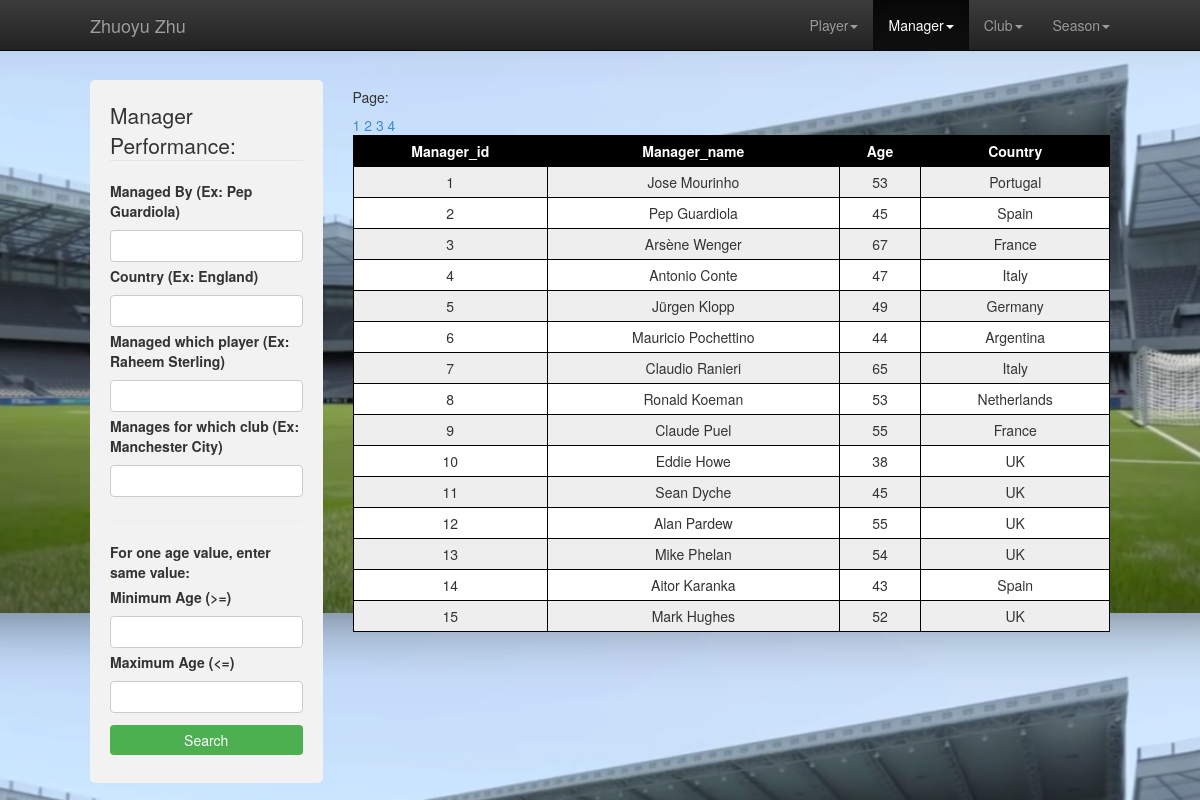
The page /web/managerPerf.php on the database its author committed.
### tables this page shows
create table manager
(
manager_id int not null,
manager_name varchar(50) not null,
age int not null,
country varchar(50) not null,
PRIMARY KEY (manager_id)
);

### web/managerPerf.php (the view, shortened to what this page needs)
<!DOCTYPE html>
<html>
  <head>
    <link href="css/bootstrap.min.css" rel="stylesheet" media="screen">
    <link href="css/bootstrap-theme.css" rel="stylesheet" media="screen">
    <link href="css/my-styles.css" rel="stylesheet" media="screen">
    <link rel="stylesheet" type="text/css" href="css/style-responsive.css" />
  </head>
  <body>
    <div class="navbar navbar-inverse navbar-fixed-top">
      <div class="container">
        <div class="navbar-header">
        <a class="navbar-brand text-muted" href="Final.html">Zhuoyu Zhu</a>
        </div>
        <div class="collapse navbar-collapse">
          <ul class="nav navbar-nav navbar-right">
            <li class="dropdown">
              <a data-toggle="dropdown" data-target="player.html">Player<b class="caret"></b></a>
            </li>
            <li class="active dropdown">
              <a data-toggle="dropdown" data-target="manager.html">Manager<b class="caret"></b></a>
            </li>
            <li class="dropdown">
              <a data-toggle="dropdown" data-target="club.html">Club<b class="caret"></b></a>
            </li>
            <li class="dropdown">
              <a data-toggle="dropdown" data-target="match.html">Season<b class="caret"></b></a>
            </li>
          </ul>
        </div>
      </div>
    </div>
    <div class="container documentationbar">
      <div class="row row-offcanvas row-offcanvas-right">
        <div class="col-xs-2 col-sm-3 sidebar-offcanvas" id="sidebar" role="navigation">
          <div class="query">
            <form method= "get" action="">
              <fieldset>
                <legend>Manager Performance:</legend>
                <label for="lmanagername">Managed By (Ex: Pep Guardiola)</label>
                <input type="text" id="managername" name="managername" value="<?php echo htmlspecialchars($_GET['managername']);?>">
                <label for="lcountry">Country (Ex: England)</label>
                <input type="text" id="countryname" name="managercountry" value="<?php echo htmlspecialchars($_GET['managercountry']);?>">
                <label for="lmanagername">Managed which player (Ex: Raheem Sterling)</label>
                <input type="text" id="playername" name="playername" value="<?php echo htmlspecialchars($_GET['playername']);?>">
                <label for="lclubname">Manages for which club (Ex: Manchester City)</label>
                <input type="text" id="clubname" name="clubname" value="<?php echo htmlspecialchars($_GET['clubname']);?>"><hr>
                <label for="lage">For one age value, enter same value:</label>
                <label for="lminage">Minimum Age (>=)</label>
                <input type="text" id="lminage" name="managerminage" value="<?php echo htmlspecialchars($_GET['managerminage']);?>">
                <label for="lmaxage">Maximum Age (<=)</label>
                <input type="text" id="lmax" name="managermaxage" value="<?php echo htmlspecialchars($_GET['managermaxage']);?>">
                <input type="submit" value="Search">
              </fieldset>
            </form>
          </div>
        </div>
        <div class="col-xs-12 col-lg-9">
          <div class="row">
            <div class="col-xs-12 col-lg-12">
              <form method="get" action="">
                <h5>Page: </h5>
                <table id="t01">
                  <tr>
                    <th>Manager_id</th>
                    <th>Manager_name</th>
                    <th>Age</th>
                    <th>Country</th>
                  </tr>
                <?php
                $page=$_GET["page"];
                if ($page=="" || $page=="1") {
                  $page1 = 0;
                } else {
                  $page1 = ($page*15)-15;
                }
                $condition=$_GET["cc"];
                $query = "SELECT distinct m.manager_id, m.manager_name, m.age, m.country FROM manager m
                          inner join managerplayer mp on m.manager_id = mp.manager_id
                          inner join player p on p.player_id = mp.player_id
                          inner join playerclub pc on p.player_id = pc.player_id
                          inner join club c on c.club_id = pc.club_id ".$condition." limit $page1, 15";
                $result = mysqli_query($dbcon, $query)
                  or die('Query failed: ' . mysqli_error($dbcon));
                while ($tuple = mysqli_fetch_assoc($result)) {
                  print '<tr><td>'.$tuple['manager_id'].'</td>
                  <td>'.$tuple['manager_name'].'</td>
                  <td>'.$tuple['age'].'</td>
                  <td>'.$tuple['country'].'</td></tr>';
                }
                $query1 = "SELECT distinct m.manager_id, m.manager_name, m.age, m.country FROM manager m
                          inner join managerplayer mp on m.manager_id = mp.manager_id
                          inner join player p on p.player_id = mp.player_id
                          inner join playerclub pc on p.player_id = pc.player_id
                          inner join club c on c.club_id = pc.club_id ".$condition;
                $result1 = mysqli_query($dbcon, $query1)
                  or die('Query failed: ' . mysqli_error($dbcon));
                $total = 0;
                while ($tuple = mysqli_fetch_assoc($result1)) {
                  $total += 1;
                }
                $p = $total/15;
                $p = ceil($p);
                for ($b=1;$b<=$p;$b++) {
                  ?><a href="manager.php?page=<?php echo $b; ?>&cc=<?php echo $condition; ?>"><?php echo $b." "; ?></a><?php
                }
                echo "<br>";
                ?>
                </table>
                <br>
                <br>
              </form>
            </div>
          </div>
        </div>
      </div>
    </div>
  </body>
</html>

### web/css/my-styles.css (style rules this page uses)
input[type=text], select { width: 100%; padding: 5px 10px; margin: 4px 0; display: inline-block; border: 1px solid #ccc; border-radius: 4px; box-sizing: border-box; }
input[type=submit] { width: 100%; background-color: #4CAF50; color: white; padding: 5px 10px; margin: 8px 0; border: none; border-radius: 4px; cursor: pointer; }
.query { border-radius: 5px; background-color: #f2f2f2; padding: 20px; }
body { padding-top: 50px; background-image: url("homepage.png") !important; }
.container { max-width: 1050px; }
.documentationbar { margin-top: 30px; }
hr { size: 20; background-color: black; }

### web/managerPerf.php (style rules this page uses)
table { width:100%; }
table, th, td { border: 1px solid black; border-collapse: collapse; }
th, td { padding: 5px; text-align: center; }
table#t01 tr:nth-child(even) { background-color: #eee; }
table#t01 tr:nth-child(odd) { background-color:#fff; }
table#t01 th { background-color: black; color: white; }

### rows shown on the page
manager: manager_id "1", manager_name "Jose Mourinho", age "53", country "Portugal"
manager: manager_id "2", manager_name "Pep Guardiola", age "45", country "Spain"
manager: manager_id "3", manager_name "Arsène Wenger", age "67", country "France"
manager: manager_id "4", manager_name "Antonio Conte", age "47", country "Italy"
manager: manager_id "5", manager_name "Jürgen Klopp", age "49", country "Germany"
manager: manager_id "6", manager_name "Mauricio Pochettino", age "44", country "Argentina"
manager: manager_id "7", manager_name "Claudio Ranieri", age "65", country "Italy"
manager: manager_id "8", manager_name "Ronald Koeman", age "53", country "Netherlands"
manager: manager_id "9", manager_name "Claude Puel", age "55", country "France"
manager: manager_id "10", manager_name "Eddie Howe", age "38", country "UK"
manager: manager_id "11", manager_name "Sean Dyche", age "45", country "UK"
manager: manager_id "12", manager_name "Alan Pardew", age "55", country "UK"
manager: manager_id "13", manager_name "Mike Phelan", age "54", country "UK"
manager: manager_id "14", manager_name "Aitor Karanka", age "43", country "Spain"
manager: manager_id "15", manager_name "Mark Hughes", age "52", country "UK"
